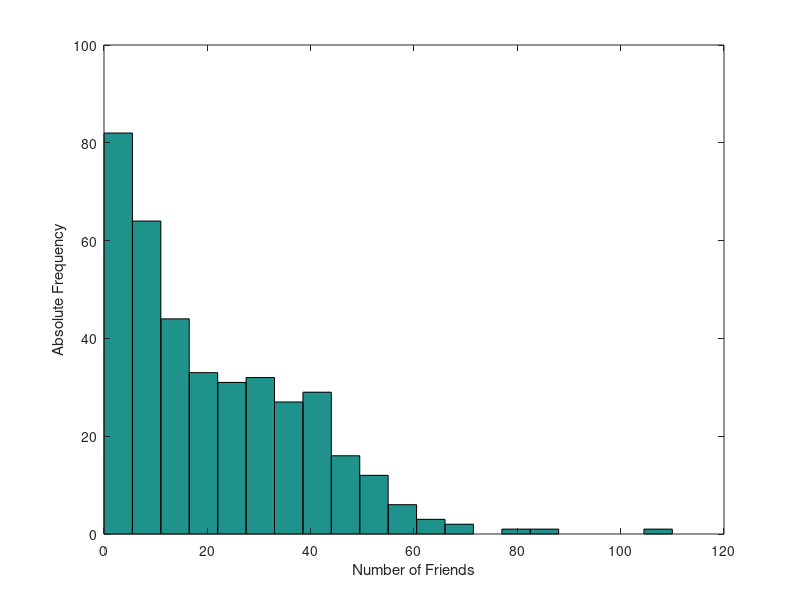
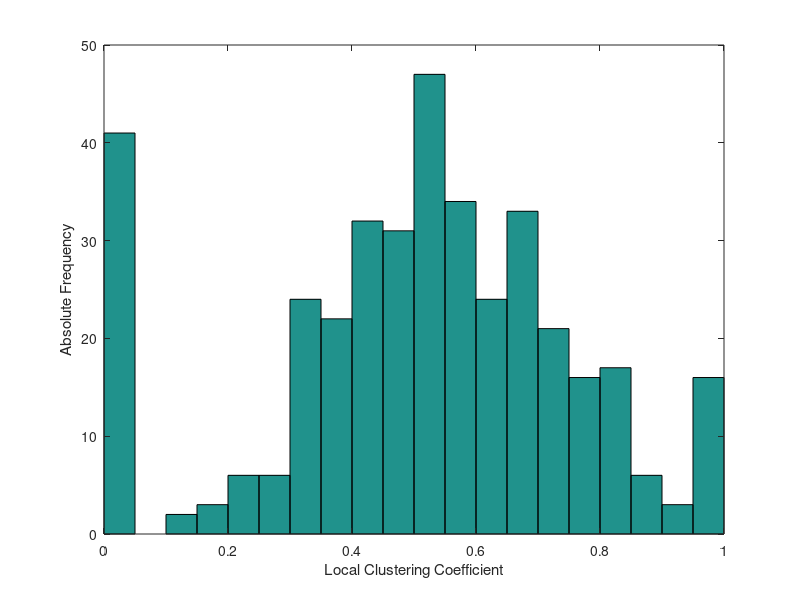
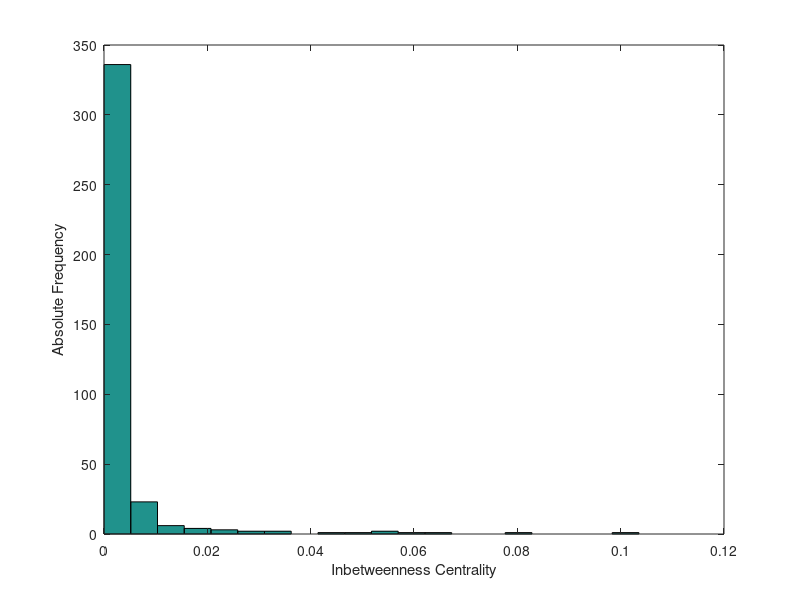

Reproduce these figures in MATLAB, in order.
clc;clear;close all;

load('clustercoef.txt');
load('Nfriends.txt');
load('betweenness.txt');

figure(1);
hist(Nfriends,20)
xlabel('Number of Friends')
ylabel('Absolute Frequency')

figure(2);
hist(clustercoef,20)
xlabel('Local Clustering Coefficient')
ylabel('Absolute Frequency')

figure(3);
hist(betweenness,20)
xlabel('Inbetweenness Centrality')
ylabel('Absolute Frequency')